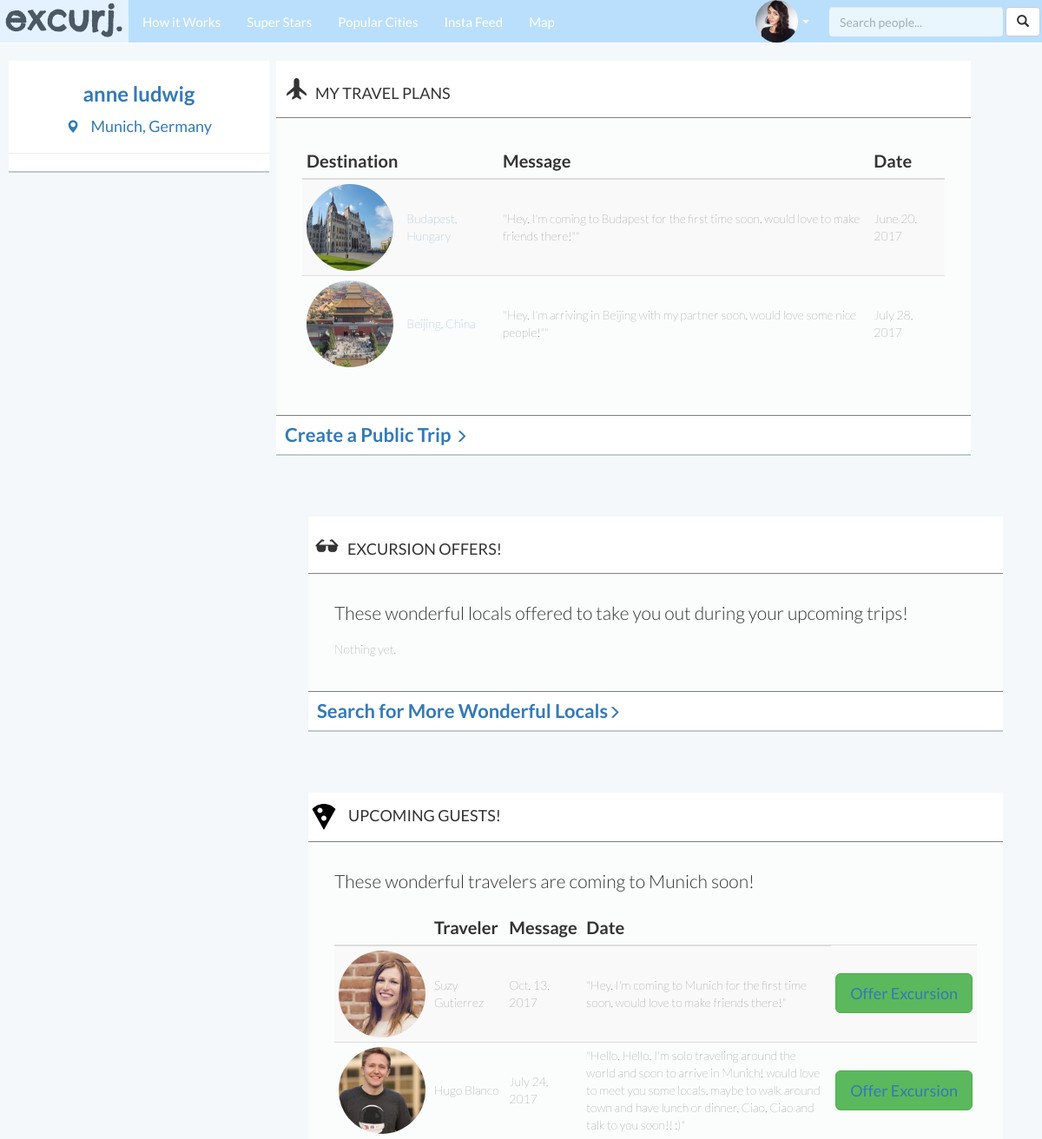
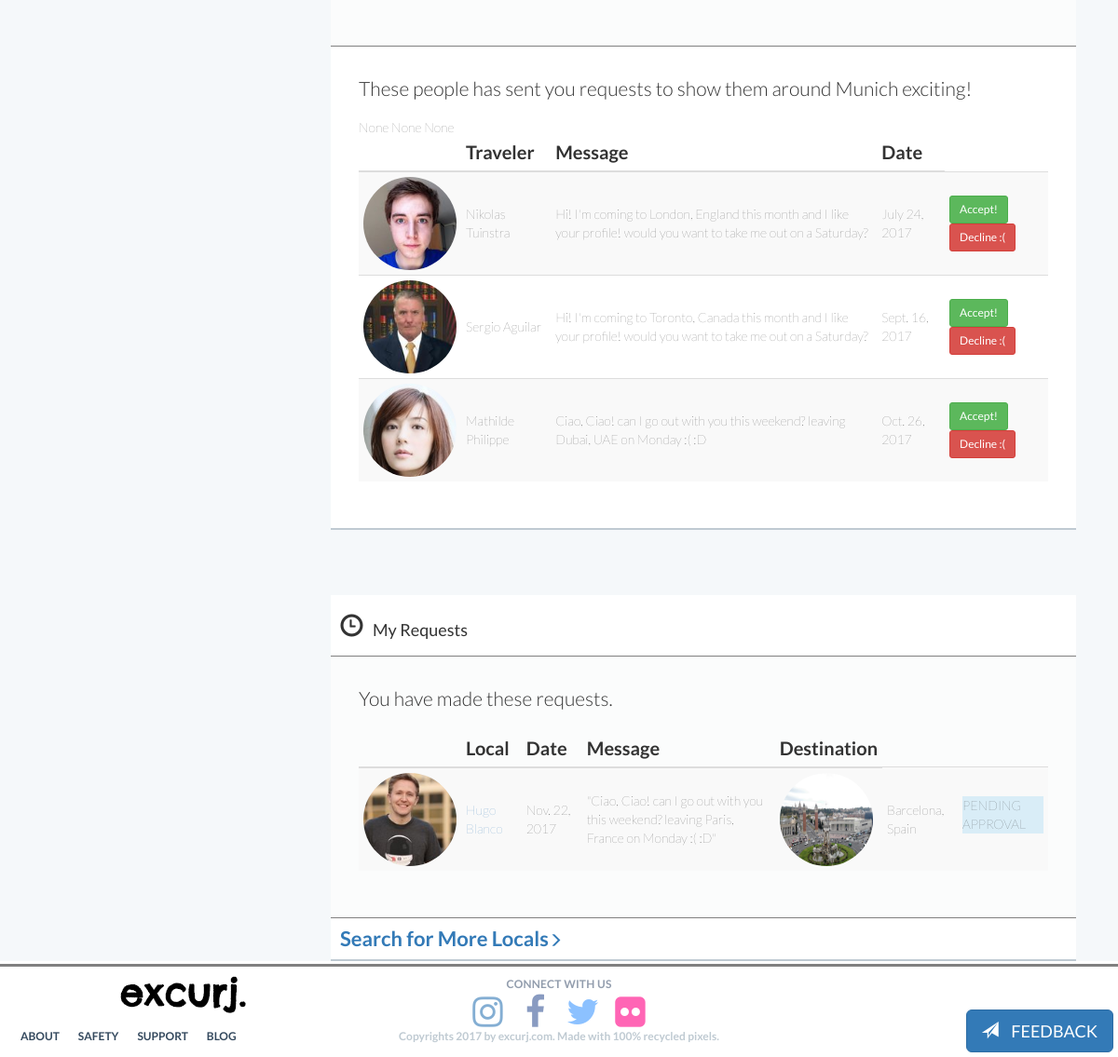
The page /dashboard/ (signed in) on the database its author committed (2 pictures, top to bottom).
### excurj/models.py (models this page shows, shortened)
class UserProfile(models.Model):
	user = models.OneToOneField(User, related_name='profile', primary_key=True)
	city_search_text = models.CharField(blank=True, max_length=300)
	city = models.ForeignKey(City, blank=True, null=True, related_name='city') #Each User Profile must be related to one city.
	prof_pic = models.ImageField(blank=True, upload_to='profile_pictures')
	dob = models.DateField(blank=True, null=True)
	sex = models.CharField(max_length=10, blank=True)
	education = models.CharField(blank=True, max_length=200)
	career = models.CharField(blank=True, max_length=200)
	about_you = models.CharField(max_length=500, blank=True)
	music_movies_books = models.CharField(max_length=1000, blank=True)
	friendship = models.CharField(max_length=500, blank=True)
	what_will_you_show_visitors = models.CharField(max_length=1000, blank=True)
	def age(self):
		import datetime
		return int((datetime.date.today() - self.dob).days / 365.25  )
	age = property(age)

class City(models.Model):
	city_id = models.CharField(primary_key=True, max_length=150)
	name = models.CharField(max_length=128, blank=True)
	country = models.CharField(max_length=128, blank=True)
	description = models.CharField(max_length=1000, blank=True)
	city_image = models.ImageField(blank=True, upload_to='city_pictures')
	slug = models.SlugField()#MUST MAKE UNIQUE =TRUE AGAIN
	lat = models.FloatField(blank=True, null=True)
	lng = models.FloatField(blank=True, null=True)
	class Meta:
		verbose_name_plural = 'Cities'
	def display_name(self):
		return self.name.split(",")[0]
	display_name = property(display_name)

class Excursion(models.Model):
	traveler = models.ForeignKey(User, related_name='traveler_lists_excursion')
	local = models.ForeignKey(User, related_name='local_who_offered', blank=True, null=True)
	city = models.ForeignKey(City, related_name='visited_city', blank=True, null=True) #Each excursion is connected to one City.
	city_search_text = models.CharField(blank=True, max_length=300)
	message = models.CharField(max_length=500)#message to all locals of that city "Hey good people of Edinburgh!"
	date = models.DateField()

class Request(models.Model):
	traveler = models.ForeignKey(User, related_name='traveler_requests', blank=True)
	local = models.ForeignKey(User, related_name='local_requested', blank=True)
	message = models.CharField(max_length=500)
	date = models.DateField()
	local_approval = models.NullBooleanField(default=None, null=True)
	class Meta:
		get_latest_by = "id"

### excurj/views.py (the view)
# urls.py: url(r'^dashboard/$', views.dashboard, name="dashboard"),
def dashboard(request):
	context_dict={}
	if request.user.is_authenticated:
		user = User.objects.get(username=request.user.username)
		context_dict['user'] = user
		requests_i_made = Request.objects.filter(traveler=request.user)
		context_dict['requests_i_made'] = requests_i_made
		requests_others_made = Request.objects.filter(local=request.user)
		context_dict['requests_others_made'] = requests_others_made
		trips = Excursion.objects.filter(traveler=request.user)
		context_dict['trips'] = trips
		offers = Offer.objects.filter(trip__traveler=request.user)
		context_dict['offers'] = offers
		upcoming_guests = Excursion.objects.filter(city=request.user.profile.city)
		context_dict['upcoming_guests'] = upcoming_guests
		return render(request, 'excurj/dashboard.html', context_dict)
	else:
		return HttpResponseRedirect("/accounts/login/")

### templates/excurj/dashboard.html (shortened to what this page needs)
{% extends 'excurj/base.html' %}
{% load staticfiles %}
{% block body_block %}
<div style="width: 100%; background-color: #f5f8fa;display: inline-block" class="">
	<div class="">
		<div id="dashboard_bio" class=" col-lg-3  ">
			<div class="">
				<h3>
					<a href=" {%url 'excurj:show_profile' user.username%} "> {{ user.get_full_name }} </a>
				</h3>
				<h4 style="text-align: center;">
					<a href="{%url 'excurj:show_city' user.profile.city.slug%}">
						<span class="glyphicon glyphicon-map-marker" style="padding-right: 10px; font-size: 15px;"></span> {{user.profile.city.name}}
					</a>
				</h4>
			</div>
			<hr>
		</div>
		<div id="req_i_made" class=" col-md-8 col-xs-12 ">
				<h4>
					<span class="glyphicon glyphicon-plane" style="padding: 10px;font-size: 25px;"></span>MY TRAVEL PLANS
				</h4>
				<div style="background-color: #fbfcfc;padding: 30px; border-top: 1px solid grey; border-bottom: 1px solid grey">
					{% if trips %}
					<table class="table table-striped table-condensed table-hover upcoming_guests">
						<thead>
							<tr>
								<th> Destination</th>
								<th></th>
								<th>Message</th>
								<th>Date</th>
							</tr>
						</thead>
						<tbody>
						{% for trip in trips %}
						<tr>
							<td>
								<img src=" {{ trip.city.city_image.url }} " class="img-circle" width="100" height="100">
							</td>
							<td>
								<a href=" {% url 'excurj:show_city' trip.city.slug %} ">{{trip.city.name}}</a>
							</td>
							<td>
								"{{trip.message}}""
							</td>
							<td>
								{{trip.date}}
							</td>
						</tr>
						{% endfor %}
						</tbody>
						</table>
					{% else %}
						<p class="lead">You don't have any upcoming trips, sad.</p>
					{% endif %}
				</div>
				<div style="font-size: 22px; font-weight: bold; padding: 10px;">
					<a href="{% url 'excurj:createtrip' %}">Create a Public Trip <span class="glyphicon glyphicon-menu-right" style="padding-right: 10px; font-size: 15px;"></span></a>
				</div>
	</div>
	<div id="offers" class=" col-md-8 col-xs-12 ">
				<h4>
					<span class="glyphicon glyphicon-sunglasses" style="padding: 10px;font-size: 25px;"></span>EXCURSION OFFERS!
				</h4>
				<div style=" background-color: #fbfcfc;padding: 30px; border-top: 1px solid grey; border-bottom: 1px solid grey ; " id="excursionoffers">
					<p class="lead">
						These wonderful locals offered to take you out during your upcoming trips!
					</p>
					{% if offers %}
						<table class="table table-striped table-condensed table-hover upcoming_guests">
						<thead>
							<tr>
								<th>Local</th>
								<th></th>
								<th>Message</th>
								<th>Trip</th>
								<th></th>
							</tr>
						</thead>
						<tbody>
						{% for offer in offers %}
							<tr >
								<td> <img src=" {{offer.local.profile.prof_pic.url}} " class="img-circle" height="100" width="100"> </td>
								<td>
									<a href=" {% url 'excurj:show_profile' offer.local.username %} ">{{offer.local.get_full_name.title}}</a>
								</td>
								<td>
									{{offer.message}}
								</td>
								<td>
									{{offer.trip.city.name}}
								</td>
								{% if offer.traveler_approval is null %}
									<td>
									<form action=" {% url 'excurj:confirmoffer' offer.id%} ">
										<button class="btn btn-sm btn-success" name="confirm" value="True">CONFIRM!</button>
										<button class="btn btn-sm btn-danger" name="decline" value="False">DECLINE :(</button>
									</form>
									</td>
								{% elif   offer.traveler_approval %}
									<td>
										<p>CONFIRMED!</p>
									</td>
								{% else%}
									<td>
										<p>DECLINED :(</p>
									</td>
								{%endif%}
							</tr>
						{% endfor %}
						</tbody>
						</table>
					{% else %}
						<p class="">Nothing yet.</p>
					{% endif %}
				</div>
				<div style="font-size: 22px; font-weight: bold; padding: 10px;">
					<a href="">Search for More Wonderful Locals<span class="glyphicon glyphicon-menu-right" style="padding-right: 10px; font-size: 15px;"></span></a>
				</div>
	</div>
	<div id="offers" class=" col-md-8 col-xs-12 ">
				<h4>
					<img src=' {% static "images/pizza-black.svg" %}' style="margin-right: 10px;">UPCOMING GUESTS!
				</h4>
				<div style="background-color: #fbfcfc;padding: 30px; border-top: 1px solid grey; border-bottom: 1px solid grey">
				<p class="lead">
					These wonderful travelers are coming to {{request.user.profile.city.display_name}} soon!
				</p>
					{% if upcoming_guests %}
						<table class="table table-striped table-condensed table-hover upcoming_guests">
						<thead>
							<tr>
								<th></th>
								<th>Traveler</th>
								<th>Message</th>
								<th>Date</th>
							</tr>
						</thead>
						<tbody>
						{% for guest in upcoming_guests %}
							<tr>
								<td>
									<img src="{{guest.traveler.profile.prof_pic.url}}" class="img-circle" width="100" height="100">
								<td>
									{{guest.traveler.get_full_name.title}}
								</td>
								</td>
								<td>
									{{guest.date}}
								</td>
								<td>
									"{{guest.message}}"
								</td>
								<td>
								{% if request.user != guest.local %}
									<button class="btn btn-lg btn-success"> <a href=" {% url 'excurj:offerexcursion' guest.traveler.username %} ">Offer Excursion</a></button>
								{% else %}
								<p title="Awaiting confirmation" style="vertical-align: center;" class="text-info">Offer Sent</p>
								{% endif %}
								</td>
							</tr>
						{% endfor %}
						</tbody>
						</table>
					{% else %}
						<p class="">Nothing yet.</p>
					{% endif %}
				</div>
				<div style=" padding: 10px; padding: 30px;">
					<p class="lead">
						These people has sent you requests to show them around {{user.profile.city.display_name}} exciting!
					</p>
					{% if requests_others_made %}
					<table class="table table-striped table-condensed table-hover upcoming_guests">
						<thead>
							<tr>
								<th></th>
								<th>Traveler</th>
								<th>Message</th>
								<th>Date</th>
							</tr>
						</thead>
						<tbody>
						{% for req in requests_others_made %}
							<tr>
								<td>
									<img src=" {{req.traveler.profile.prof_pic.url}} " class="img-circle" width="100" height="100">
								</td>
								<td>
									{{req.traveler.get_full_name.title}}
								</td>
								<td>
									{{req.message}}
								</td>
								<td>
									{{req.date}}
								</td>
								<td>
								{% if req.local_approval == None %}
								<form action=" {% url 'excurj:acceptrequest' req.id %} ">
									<button class="btn btn-sm btn-success" value="True" name="accept">Accept!</button>
									<button class="btn btn-sm btn-danger" value="False" name="decline">Decline :(</button>
								</form>
								</td>
								{% elif req.local_approval %}
								<td>
									Accepted!
								</td>
								{%elif req.local_approval != None%}
								<td>
									Declined!
								</td>
								{%endif%}
							</tr>
						{% endfor %}
						</tbody>
						</table>
					{% else %}
						<p class="">Nothing yet.</p>
					{% endif %}
				</div>
	</div>
	<div id="offers" class="col-md-8 col-xs-12">
				<h4>
					<span class="glyphicon glyphicon-time" style="padding: 10px;font-size: 25px;"></span>My Requests
				</h4>
				<div style="background-color: #fbfcfc;padding: 30px; border-top: 1px solid grey; border-bottom: 1px solid grey">
					<p class="lead">
						You have made these requests.
					</p>
					{% if requests_i_made %}
						<table class="table table-striped table-condensed table-hover upcoming_guests">
						<thead>
							<tr>
								<th></th>
								<th>Local</th>
								<th>Date</th>
								<th>Message</th>
								<th>Destination</th>
							</tr>
						</thead>
						<tbody>
						{% for req in requests_i_made %}
							<tr>
								<td>
								<img src="{{req.local.profile.prof_pic.url}}" class="img-circle" height="100" width="100">
								</td>
								<td>
									<a href=" {% url 'excurj:show_profile' req.local.username %} ">{{req.local.get_full_name.title}}</a>
								</td>
								<td>
									{{req.date}}
								</td>
								<td>
									"{{req.message}}"
								</td>
								<td>
									<img src="{{req.local.profile.city.city_image.url}}" class="img-circle" height="100" width="100">
								</td>
								<td>
									{{req.local.profile.city.name}}
								</td>
								<td>
								{% if  req.local_approval == False %}
								<p class="bg-info ">DECLINED :(</p>
								{%elif req.local_approval%}
								<p class="bg-success ">APPROVED!</p>
								{% else %}
								<p class="bg-info ">PENDING APPROVAL</p>
								{%endif%}
								</td>
							</tr>
						{% endfor %}
						</tbody>
						</table>
					{% else %}
						<p class="">Nothing yet.</p>
					{% endif %}
				</div>
				<div style="font-size: 22px; font-weight: bold; padding: 10px;">
					<a href="">Search for More Locals<span class="glyphicon glyphicon-menu-right" style="padding-right: 10px; font-size: 15px;"></span></a>
				</div>
	</div>
</div>
{% endblock %}

### templates/excurj/base.html (shortened to what this page needs)
<!DOCTYPE html>
{% load staticfiles %}
{% load crispy_forms_tags %}
{% load widget_tweaks %}
<html lang="en">
  <head>
    <link href="https://afeld.github.io/emoji-css/emoji.css" rel="stylesheet">
    <link href="{% static 'css/bootstrap.min.css'%} " rel="stylesheet">
    <link rel="stylesheet" type="text/css" href=" {% static 'css/style.css' %} ">
    <link href="//maxcdn.bootstrapcdn.com/font-awesome/4.2.0/css/font-awesome.min.css" rel="stylesheet">
    <link rel="stylesheet" href="https://ajax.googleapis.com/ajax/libs/jqueryui/1.12.1/themes/smoothness/jquery-ui.css">
  </head>
  <body>
    <form action=" {% url 'excurj:feedback' %} ">
        <button id="feedback" class="btn btn-lg btn-primary" name="feedback">
        <span class="glyphicon glyphicon-send" style="padding-right: 10px;"></span>  FEEDBACK
      </button>
    </form>
    <div>
    	<nav class="navbar navbar-default navbar-fixed-top">
    		<div class="container-fluid">
          <div class="navbar-header">
            <a href=" {% url 'excurj:index' %} "><img src=" {% static 'images/logo.png' %} "></a>
          </div>
          <div class="collapse navbar-collapse " id="mainNavBar">
            <ul class="nav navbar-nav ">
              <li><a href="{% url 'excurj:index' %}#how-it-works">How it Works</a></li>
              <li><a href=" {% url 'excurj:index' %}#superstars">Super Stars</a></li>
              <li><a href=" {% url 'excurj:index' %}#popularcities ">Popular Cities</a></li>
              <li><a href=" {% url 'excurj:index' %}#insta ">Insta Feed</a></li>
              <li><a href=" {% url 'excurj:index' %}#map_canvas ">Map</a></li>
            </ul>
            <form class="navbar-form navbar-right no_mobile" action=" {% url 'excurj:search' %} ">
                <div class="form-group no_mobile">
                    <input type="text" name="q" class="form-control no_mobile" placeholder="Search people..." id="topsearchbox">
                </div>
                  <button type="submit" class="btn btn-default no_mobile"><span class="glyphicon glyphicon-search"></span></button>
            </form>
            <ul class="nav navbar-nav navbar-right">
            {% if not request.user.is_authenticated %}
              <li><a href=" {% url 'auth_login' %} ">LOG IN</a></li>
              <li><a href=" {% url 'registration_register' %} " id="jump">JOIN</a></li>
            {% else %}
            <li style="position: relative; background-color: transparent;" id="prof_li">
              <a href="  javascript:void(0)" style="display: inline;" class="no_mobile">
                <img src=" {{request.user.profile.prof_pic.url}} " height="49px" width="49px" class="img-circle no_mobile">
                <span class="caret no_mobile"></span>
              </a>
            </li>
            {% endif %}
            </ul>
          </div>
        </div>
    	</nav>
      <div>
        {% block body_block %}{% endblock %}
      </div>
    <footer style="text-align: center;max-height: 100px;>
      <div class="container">
        <div class="row">
          <div class="col-md-4 col-xs-12">
            <a href=" {% url 'excurj:index' %} " class="">
              <img src=" {% static 'images/logo.png' %} " class="">
            </a>
          </div>
          <div class="col-md-4 col-xs-12">
            <div class="call-to-action">Connect with us</div>
            <a href='#'><i class="fa fa-instagram fa-3x fa-fw"></i></a>
            <a href='#'><i class="fa fa-facebook fa-3x fa-fw"></i></a>
            <a href='#'><i class="fa fa-twitter fa-3x fa-fw"></i></a>
            <a href='#'><i class="fa fa-flickr fa-3x fa-fw"></i></a>
          </div>
        </div>
        <div class="row">
          <div class="col-lg-4">
            <ul class="footer-links">
                <li> <a href="">ABOUT</a> </li>
                <li> <a href="">SAFETY</a> </li>
                <li> <a href="">SUPPORT</a> </li>
                <li> <a href="">BLOG</a> </li>
            </ul>
          </div>
          <div class="col-lg-4">
            <div class="copyrights">
              <p class="" >
                Copyrights 2017 by excurj.com. Made with 100% recycled pixels.
              </p>
            </div>
          </div>
        </div>
      </div>
  </body>
</html>

### rows shown on the page
Excursion: city.city_image (picture), city.name "Budapest, Hungary", message "Hey. I'm coming to Budapest for the first time soon, would love to make friends there!", date "June 20, 2017"
Excursion: city.city_image (picture), city.name "Beijing, China", message "Hey. I'm arriving in Beijing with my partner soon, would love some nice people!", date "July 28, 2017"
Excursion: traveler.profile.prof_pic (picture), traveler.get_full_name "Suzy Gutierrez", date "Oct. 13, 2017", message "Hey. I'm coming to Munich for the first time soon, would love to make friends there!", shows "Offer Excursion"
Excursion: traveler.profile.prof_pic (picture), traveler.get_full_name "Hugo Blanco", date "July 24, 2017", message "Hello, Hello, I'm solo traveling around the world and soon to arrive in Munich! would love to meet you some locals, maybe to walk around town and have lunch or dinner, Ciao, Ciao and talk to you soon!! :)", shows "Offer Excursion"
Request: traveler.profile.prof_pic (picture), traveler.get_full_name "Nikolas Tuinstra", message "Hi! I'm coming to London, England this month and I like your profile! would you want to take me out on a Saturday?", date "July 24, 2017", shows "Accept!"
Request: traveler.profile.prof_pic (picture), traveler.get_full_name "Sergio Aguilar", message "Hi! I'm coming to Toronto, Canada this month and I like your profile! would you want to take me out on a Saturday?", date "Sept. 16, 2017", shows "Accept!"
Request: traveler.profile.prof_pic (picture), traveler.get_full_name "Mathilde Philippe", message "Ciao, Ciao! can I go out with you this weekend? leaving Dubai, UAE on Monday :( :D", date "Oct. 26, 2017", shows "Accept!"
Request: local.profile.prof_pic (picture), local.get_full_name "Hugo Blanco", date "Nov. 22, 2017", message "Ciao, Ciao! can I go out with you this weekend? leaving Paris, France on Monday :( :D", local.profile.city.city_image (picture), local.profile.city.name "Barcelona, Spain", shows "PENDING APPROVAL"

### other values the page prints
{{ user.get_full_name }} "anne ludwig"
{{ user.profile.city.name }} "Munich, Germany"
{{ request.user.profile.city.display_name }} "Munich"
{{ user.profile.city.display_name }} "Munich"
